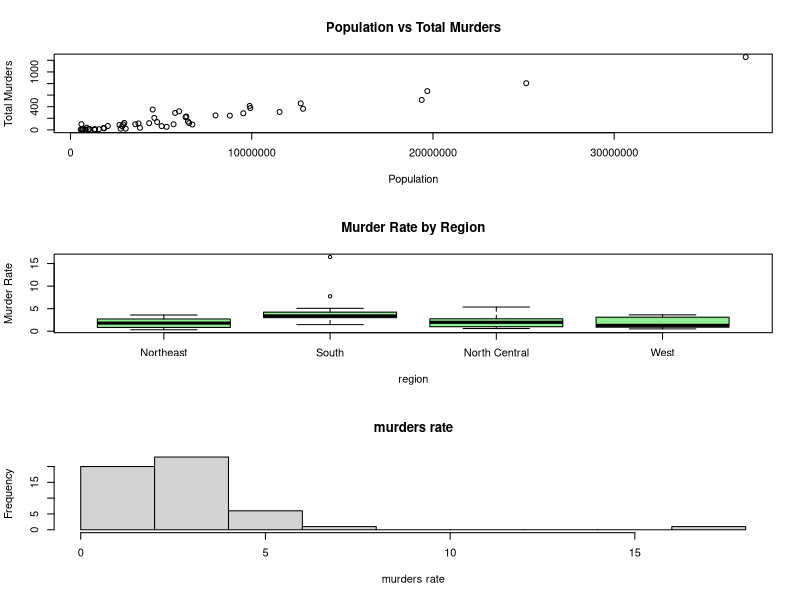

The R source for this figure:
library(dslabs)
data(murders)
murder_rate <- murders$total / murders$population * 100000

# assining murder_rate in murders creating a new column

murders$murder_rate <- murder_rate
cat(seq = "\n")
str(murders)

# printing it just to match the value

# print(murders$murder_rate) # nolint

# using order() to get the indices from murder_rate

highest <- order(murders$murder_rate, decreasing = TRUE)

top_states <- murders$state[murder_rate[1:10]]
cat(seq = "\n")
cat("top 10 states with highest murders rate \n")
print(top_states, seq = " \n ")
cat(seq = "\n")

# FINDING OUT THE SAFEST REGION WHICH HAS MURDERS RATE < 1

if (any(murder_rate < 1)) {
  pro <- murder_rate[murder_rate < 1]
  ind_pro <- order(pro)
}
my_data <- data.frame(
  state = murders$state[ind_pro],
  rate = pro
)
print("SAFEST REGION HAHAHAHAHAHAH")
print(format(my_data, justify = "centre"))
cat(seq = "\n")

# VISULATIZATION
options(scipen = 999)
par(mfrow = c(3, 1))
plot(murders$population, murders$total,
     main = "Population vs Total Murders",
     xlab = "Population", ylab = "Total Murders")
boxplot(murder_rate ~ region, data = murders,
        main = "Murder Rate by Region",
        ylab = "Murder Rate", col = "lightgreen")
hist(murder_rate,
     main = "murders rate",
     xlab = "murders rate")
par(mfrow = c(1, 1))

low_pop_state <- which.min(murders$population)
print("State with lowest population")
my_data1 <- data.frame(state = murders$state[low_pop_state],
                       population = murders$population[low_pop_state])
print(my_data1)

cat(seq = "\n")
cat("RANKING STATES ON BASIS OF MURDERS RATE", seq = "\n")

pop <- order(murders$population, decreasing = FALSE)
rate <- order(murders$murder_rate, decreasing = FALSE)
cat(seq = "\t", "RANK BY POPULATION", seq = "\n")

my_data2 <- data.frame(
  state = murders$state[pop],
  murders_rate = murders$murder_rate[pop],
  population = murders$population[pop]
)
print(format(my_data2, justify = "centre"))

print(seq = "\t", "RANK BY RATE ", seq = "\n")

my_data3 <- data.frame(
  state = murders$state[rate],
  murders_rate = murders$murder_rate[rate],
  population = murders$population[rate]
)
print(format(my_data3, justify = "centre"))

# Saving the data frame to a CSV file

write.csv(murders, "murders_summary.csv", row.names = FALSE)
